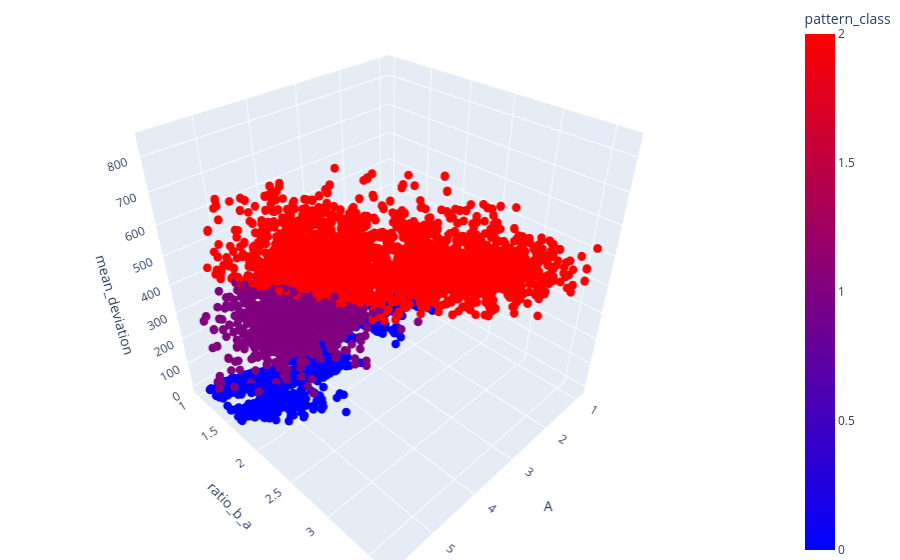

This figure's notebook cell:
### Code cell
fig = px.scatter_3d(
    df,
    x="A",
    y="ratio_b_a",
    z="mean_deviation", 
    color="pattern_class", 
    hover_data={"idx": True},
    color_continuous_scale=px.colors.sequential.Bluered,
)
fig.update_traces(marker_size=5)
fig.update_layout(
    margin=dict(l=0, r=0, b=0, t=0)
)

fig.show()

### Figure 1 — Plotly figure (JSON) as saved in the notebook; plotly's stock layout.template omitted (floating-point values rounded to 4 significant figures; data arrays with more than 128 entries replaced by an {"elided": "..."} marker saying what was removed)
{"data": [{"customdata": {"elided": "10000x1 int values"}, "hovertemplate": "A=%{x}<br>ratio_b_a=%{y}<br>mean_deviation=%{z}<br>idx=%{customdata[0]}<br>pattern_class=%{marker.color}<extra></extra>", "legendgroup": "", "marker": {"color": {"elided": "10000 int values"}, "coloraxis": "coloraxis", "size": 5, "symbol": "circle"}, "mode": "markers", "name": "", "scene": "scene", "showlegend": false, "type": "scatter3d", "x": {"elided": "10000 float values"}, "y": {"elided": "10000 float values"}, "z": {"elided": "10000 float values"}}], "layout": {"coloraxis": {"colorbar": {"title": {"text": "pattern_class"}}, "colorscale": [[0, "rgb(0,0,255)"], [1, "rgb(255,0,0)"]]}, "legend": {"tracegroupgap": 0}, "margin": {"b": 0, "l": 0, "r": 0, "t": 0}, "scene": {"domain": {"x": [0, 1], "y": [0, 1]}, "xaxis": {"title": {"text": "A"}}, "yaxis": {"title": {"text": "ratio_b_a"}}, "zaxis": {"title": {"text": "mean_deviation"}}}}}
